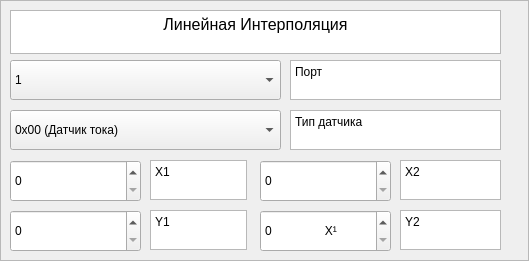
               <widget class="QFrame" name="frame_12">
                <property name="minimumSize">
                 <size>
                  <width>529</width>
                  <height>200</height>
                 </size>
                </property>
                <property name="frameShape">
                 <enum>QFrame::Shape::StyledPanel</enum>
                </property>
                <property name="frameShadow">
                 <enum>QFrame::Shadow::Raised</enum>
                </property>
                <widget class="QComboBox" name="comboBox_9">
                 <property name="geometry">
                  <rect>
                   <x>10</x>
                   <y>110</y>
                   <width>271</width>
                   <height>40</height>
                  </rect>
                 </property>
                 <property name="sizePolicy">
                  <sizepolicy hsizetype="Expanding" vsizetype="Fixed">
                   <horstretch>0</horstretch>
                   <verstretch>0</verstretch>
                  </sizepolicy>
                 </property>
                 <property name="minimumSize">
                  <size>
                   <width>200</width>
                   <height>40</height>
                  </size>
                 </property>
                 <property name="layoutDirection">
                  <enum>Qt::LayoutDirection::LeftToRight</enum>
                 </property>
                 <item>
                  <property name="text">
                   <string>0x00 (Датчик тока)</string>
                  </property>
                 </item>
                 <item>
                  <property name="text">
                   <string>0x01 (Датчик Namur)</string>
                  </property>
                 </item>
                 <item>
                  <property name="text">
                   <string>0x02 (Датчик температуры)</string>
                  </property>
                 </item>
                 <item>
                  <property name="text">
                   <string>0x04 (Датчик напряжения)</string>
                  </property>
                 </item>
                </widget>
                <widget class="QComboBox" name="comboBox_10">
                 <property name="geometry">
                  <rect>
                   <x>10</x>
                   <y>60</y>
                   <width>271</width>
                   <height>40</height>
                  </rect>
                 </property>
                 <property name="sizePolicy">
                  <sizepolicy hsizetype="Expanding" vsizetype="Fixed">
                   <horstretch>0</horstretch>
                   <verstretch>0</verstretch>
                  </sizepolicy>
                 </property>
                 <property name="minimumSize">
                  <size>
                   <width>200</width>
                   <height>40</height>
                  </size>
                 </property>
                 <property name="layoutDirection">
                  <enum>Qt::LayoutDirection::LeftToRight</enum>
                 </property>
                 <item>
                  <property name="text">
                   <string>1</string>
                  </property>
                 </item>
                 <item>
                  <property name="text">
                   <string>2</string>
                  </property>
                 </item>
                 <item>
                  <property name="text">
                   <string>3</string>
                  </property>
                 </item>
                 <item>
                  <property name="text">
                   <string>4</string>
                  </property>
                 </item>
                 <item>
                  <property name="text">
                   <string>5</string>
                  </property>
                 </item>
                 <item>
                  <property name="text">
                   <string>6</string>
                  </property>
                 </item>
                 <item>
                  <property name="text">
                   <string>7</string>
                  </property>
                 </item>
                 <item>
                  <property name="text">
                   <string>8</string>
                  </property>
                 </item>
                </widget>
                <widget class="QSpinBox" name="spinBox_3">
                 <property name="geometry">
                  <rect>
                   <x>260</x>
                   <y>210</y>
                   <width>131</width>
                   <height>42</height>
                  </rect>
                 </property>
                 <property name="sizePolicy">
                  <sizepolicy hsizetype="Expanding" vsizetype="Fixed">
                   <horstretch>0</horstretch>
                   <verstretch>0</verstretch>
                  </sizepolicy>
                 </property>
                 <property name="minimumSize">
                  <size>
                   <width>0</width>
                   <height>42</height>
                  </size>
                 </property>
                 <property name="layoutDirection">
                  <enum>Qt::LayoutDirection::LeftToRight</enum>
                 </property>
                 <property name="styleSheet">
                  <string notr="true"/>
                 </property>
                 <property name="suffix">
                  <string>                X¹</string>
                 </property>
                </widget>
                <widget class="QSpinBox" name="spinBox_5">
                 <property name="geometry">
                  <rect>
                   <x>260</x>
                   <y>160</y>
                   <width>131</width>
                   <height>42</height>
                  </rect>
                 </property>
                 <property name="sizePolicy">
                  <sizepolicy hsizetype="Expanding" vsizetype="Fixed">
                   <horstretch>0</horstretch>
                   <verstretch>0</verstretch>
                  </sizepolicy>
                 </property>
                 <property name="minimumSize">
                  <size>
                   <width>0</width>
                   <height>42</height>
                  </size>
                 </property>
                 <property name="layoutDirection">
                  <enum>Qt::LayoutDirection::LeftToRight</enum>
                 </property>
                </widget>
                <widget class="QSpinBox" name="spinBox_6">
                 <property name="geometry">
                  <rect>
                   <x>10</x>
                   <y>210</y>
                   <width>131</width>
                   <height>42</height>
                  </rect>
                 </property>
                 <property name="sizePolicy">
                  <sizepolicy hsizetype="Expanding" vsizetype="Fixed">
                   <horstretch>0</horstretch>
                   <verstretch>0</verstretch>
                  </sizepolicy>
                 </property>
                 <property name="minimumSize">
                  <size>
                   <width>0</width>
                   <height>42</height>
                  </size>
                 </property>
                 <property name="layoutDirection">
                  <enum>Qt::LayoutDirection::LeftToRight</enum>
                 </property>
                </widget>
                <widget class="QSpinBox" name="spinBox_7">
                 <property name="geometry">
                  <rect>
                   <x>10</x>
                   <y>160</y>
                   <width>131</width>
                   <height>42</height>
                  </rect>
                 </property>
                 <property name="sizePolicy">
                  <sizepolicy hsizetype="Expanding" vsizetype="Fixed">
                   <horstretch>0</horstretch>
                   <verstretch>0</verstretch>
                  </sizepolicy>
                 </property>
                 <property name="minimumSize">
                  <size>
                   <width>0</width>
                   <height>42</height>
                  </size>
                 </property>
                 <property name="layoutDirection">
                  <enum>Qt::LayoutDirection::LeftToRight</enum>
                 </property>
                </widget>
                <widget class="QTextBrowser" name="textBrowser_67">
                 <property name="geometry">
                  <rect>
                   <x>290</x>
                   <y>60</y>
                   <width>211</width>
                   <height>40</height>
                  </rect>
                 </property>
                 <property name="sizePolicy">
                  <sizepolicy hsizetype="Minimum" vsizetype="Expanding">
                   <horstretch>0</horstretch>
                   <verstretch>0</verstretch>
                  </sizepolicy>
                 </property>
                 <property name="minimumSize">
                  <size>
                   <width>97</width>
                   <height>0</height>
                  </size>
                 </property>
                 <property name="maximumSize">
                  <size>
                   <width>16777215</width>
                   <height>40</height>
                  </size>
                 </property>
                 <property name="html">
                  <string>&lt;!DOCTYPE HTML PUBLIC &quot;-//W3C//DTD HTML 4.0//EN&quot; &quot;http://www.w3.org/TR/REC-html40/strict.dtd&quot;&gt;
&lt;html&gt;&lt;head&gt;&lt;meta name=&quot;qrichtext&quot; content=&quot;1&quot; /&gt;&lt;meta charset=&quot;utf-8&quot; /&gt;&lt;style type=&quot;text/css&quot;&gt;
p, li { white-space: pre-wrap; }
hr { height: 1px; border-width: 0; }
li.unchecked::marker { content: &quot;\2610&quot;; }
li.checked::marker { content: &quot;\2612&quot;; }
&lt;/style&gt;&lt;/head&gt;&lt;body style=&quot; font-family:'Noto Sans SC'; font-size:9pt; font-weight:400; font-style:normal;&quot;&gt;
&lt;p style=&quot; margin-top:0px; margin-bottom:0px; margin-left:0px; margin-right:0px; -qt-block-indent:0; text-indent:0px;&quot;&gt;Порт&lt;/p&gt;&lt;/body&gt;&lt;/html&gt;</string>
                 </property>
                </widget>
                <widget class="QTextBrowser" name="textBrowser_68">
                 <property name="geometry">
                  <rect>
                   <x>290</x>
                   <y>110</y>
                   <width>211</width>
                   <height>40</height>
                  </rect>
                 </property>
                 <property name="sizePolicy">
                  <sizepolicy hsizetype="Minimum" vsizetype="Expanding">
                   <horstretch>0</horstretch>
                   <verstretch>0</verstretch>
                  </sizepolicy>
                 </property>
                 <property name="minimumSize">
                  <size>
                   <width>97</width>
                   <height>0</height>
                  </size>
                 </property>
                 <property name="maximumSize">
                  <size>
                   <width>16777215</width>
                   <height>40</height>
                  </size>
                 </property>
                 <property name="html">
                  <string>&lt;!DOCTYPE HTML PUBLIC &quot;-//W3C//DTD HTML 4.0//EN&quot; &quot;http://www.w3.org/TR/REC-html40/strict.dtd&quot;&gt;
&lt;html&gt;&lt;head&gt;&lt;meta name=&quot;qrichtext&quot; content=&quot;1&quot; /&gt;&lt;meta charset=&quot;utf-8&quot; /&gt;&lt;style type=&quot;text/css&quot;&gt;
p, li { white-space: pre-wrap; }
hr { height: 1px; border-width: 0; }
li.unchecked::marker { content: &quot;\2610&quot;; }
li.checked::marker { content: &quot;\2612&quot;; }
&lt;/style&gt;&lt;/head&gt;&lt;body style=&quot; font-family:'Noto Sans SC'; font-size:9pt; font-weight:400; font-style:normal;&quot;&gt;
&lt;p style=&quot; margin-top:0px; margin-bottom:0px; margin-left:0px; margin-right:0px; -qt-block-indent:0; text-indent:0px;&quot;&gt;Тип датчика&lt;/p&gt;&lt;/body&gt;&lt;/html&gt;</string>
                 </property>
                </widget>
                <widget class="QTextBrowser" name="textBrowser_69">
                 <property name="geometry">
                  <rect>
                   <x>150</x>
                   <y>160</y>
                   <width>97</width>
                   <height>40</height>
                  </rect>
                 </property>
                 <property name="sizePolicy">
                  <sizepolicy hsizetype="Minimum" vsizetype="Expanding">
                   <horstretch>0</horstretch>
                   <verstretch>0</verstretch>
                  </sizepolicy>
                 </property>
                 <property name="minimumSize">
                  <size>
                   <width>97</width>
                   <height>0</height>
                  </size>
                 </property>
                 <property name="maximumSize">
                  <size>
                   <width>16777215</width>
                   <height>40</height>
                  </size>
                 </property>
                 <property name="html">
                  <string>&lt;!DOCTYPE HTML PUBLIC &quot;-//W3C//DTD HTML 4.0//EN&quot; &quot;http://www.w3.org/TR/REC-html40/strict.dtd&quot;&gt;
&lt;html&gt;&lt;head&gt;&lt;meta name=&quot;qrichtext&quot; content=&quot;1&quot; /&gt;&lt;meta charset=&quot;utf-8&quot; /&gt;&lt;style type=&quot;text/css&quot;&gt;
p, li { white-space: pre-wrap; }
hr { height: 1px; border-width: 0; }
li.unchecked::marker { content: &quot;\2610&quot;; }
li.checked::marker { content: &quot;\2612&quot;; }
&lt;/style&gt;&lt;/head&gt;&lt;body style=&quot; font-family:'Noto Sans SC'; font-size:9pt; font-weight:400; font-style:normal;&quot;&gt;
&lt;p style=&quot; margin-top:0px; margin-bottom:0px; margin-left:0px; margin-right:0px; -qt-block-indent:0; text-indent:0px;&quot;&gt;Х1&lt;/p&gt;&lt;/body&gt;&lt;/html&gt;</string>
                 </property>
                </widget>
                <widget class="QTextBrowser" name="textBrowser_70">
                 <property name="geometry">
                  <rect>
                   <x>150</x>
                   <y>210</y>
                   <width>97</width>
                   <height>40</height>
                  </rect>
                 </property>
                 <property name="sizePolicy">
                  <sizepolicy hsizetype="Minimum" vsizetype="Expanding">
                   <horstretch>0</horstretch>
                   <verstretch>0</verstretch>
                  </sizepolicy>
                 </property>
                 <property name="minimumSize">
                  <size>
                   <width>97</width>
                   <height>0</height>
                  </size>
                 </property>
                 <property name="maximumSize">
                  <size>
                   <width>16777215</width>
                   <height>40</height>
                  </size>
                 </property>
                 <property name="html">
                  <string>&lt;!DOCTYPE HTML PUBLIC &quot;-//W3C//DTD HTML 4.0//EN&quot; &quot;http://www.w3.org/TR/REC-html40/strict.dtd&quot;&gt;
&lt;html&gt;&lt;head&gt;&lt;meta name=&quot;qrichtext&quot; content=&quot;1&quot; /&gt;&lt;meta charset=&quot;utf-8&quot; /&gt;&lt;style type=&quot;text/css&quot;&gt;
p, li { white-space: pre-wrap; }
hr { height: 1px; border-width: 0; }
li.unchecked::marker { content: &quot;\2610&quot;; }
li.checked::marker { content: &quot;\2612&quot;; }
&lt;/style&gt;&lt;/head&gt;&lt;body style=&quot; font-family:'Noto Sans SC'; font-size:9pt; font-weight:400; font-style:normal;&quot;&gt;
&lt;p style=&quot; margin-top:0px; margin-bottom:0px; margin-left:0px; margin-right:0px; -qt-block-indent:0; text-indent:0px;&quot;&gt;Y1&lt;/p&gt;&lt;/body&gt;&lt;/html&gt;</string>
                 </property>
                </widget>
                <widget class="QTextBrowser" name="textBrowser_71">
                 <property name="geometry">
                  <rect>
                   <x>400</x>
                   <y>160</y>
                   <width>101</width>
                   <height>40</height>
                  </rect>
                 </property>
                 <property name="sizePolicy">
                  <sizepolicy hsizetype="Minimum" vsizetype="Expanding">
                   <horstretch>0</horstretch>
                   <verstretch>0</verstretch>
                  </sizepolicy>
                 </property>
                 <property name="minimumSize">
                  <size>
                   <width>97</width>
                   <height>0</height>
                  </size>
                 </property>
                 <property name="maximumSize">
                  <size>
                   <width>16777215</width>
                   <height>40</height>
                  </size>
                 </property>
                 <property name="html">
                  <string>&lt;!DOCTYPE HTML PUBLIC &quot;-//W3C//DTD HTML 4.0//EN&quot; &quot;http://www.w3.org/TR/REC-html40/strict.dtd&quot;&gt;
&lt;html&gt;&lt;head&gt;&lt;meta name=&quot;qrichtext&quot; content=&quot;1&quot; /&gt;&lt;meta charset=&quot;utf-8&quot; /&gt;&lt;style type=&quot;text/css&quot;&gt;
p, li { white-space: pre-wrap; }
hr { height: 1px; border-width: 0; }
li.unchecked::marker { content: &quot;\2610&quot;; }
li.checked::marker { content: &quot;\2612&quot;; }
&lt;/style&gt;&lt;/head&gt;&lt;body style=&quot; font-family:'Noto Sans SC'; font-size:9pt; font-weight:400; font-style:normal;&quot;&gt;
&lt;p style=&quot; margin-top:0px; margin-bottom:0px; margin-left:0px; margin-right:0px; -qt-block-indent:0; text-indent:0px;&quot;&gt;X2&lt;/p&gt;&lt;/body&gt;&lt;/html&gt;</string>
                 </property>
                </widget>
                <widget class="QTextBrowser" name="textBrowser_72">
                 <property name="geometry">
                  <rect>
                   <x>400</x>
                   <y>210</y>
                   <width>101</width>
                   <height>40</height>
                  </rect>
                 </property>
                 <property name="sizePolicy">
                  <sizepolicy hsizetype="Minimum" vsizetype="Expanding">
                   <horstretch>0</horstretch>
                   <verstretch>0</verstretch>
                  </sizepolicy>
                 </property>
                 <property name="minimumSize">
                  <size>
                   <width>97</width>
                   <height>0</height>
                  </size>
                 </property>
                 <property name="maximumSize">
                  <size>
                   <width>16777215</width>
                   <height>40</height>
                  </size>
                 </property>
                 <property name="html">
                  <string>&lt;!DOCTYPE HTML PUBLIC &quot;-//W3C//DTD HTML 4.0//EN&quot; &quot;http://www.w3.org/TR/REC-html40/strict.dtd&quot;&gt;
&lt;html&gt;&lt;head&gt;&lt;meta name=&quot;qrichtext&quot; content=&quot;1&quot; /&gt;&lt;meta charset=&quot;utf-8&quot; /&gt;&lt;style type=&quot;text/css&quot;&gt;
p, li { white-space: pre-wrap; }
hr { height: 1px; border-width: 0; }
li.unchecked::marker { content: &quot;\2610&quot;; }
li.checked::marker { content: &quot;\2612&quot;; }
&lt;/style&gt;&lt;/head&gt;&lt;body style=&quot; font-family:'Noto Sans SC'; font-size:9pt; font-weight:400; font-style:normal;&quot;&gt;
&lt;p style=&quot; margin-top:0px; margin-bottom:0px; margin-left:0px; margin-right:0px; -qt-block-indent:0; text-indent:0px;&quot;&gt;Y2&lt;/p&gt;&lt;/body&gt;&lt;/html&gt;</string>
                 </property>
                </widget>
                <widget class="QTextBrowser" name="textBrowser_81">
                 <property name="geometry">
                  <rect>
                   <x>10</x>
                   <y>10</y>
                   <width>491</width>
                   <height>44</height>
                  </rect>
                 </property>
                 <property name="sizePolicy">
                  <sizepolicy hsizetype="Minimum" vsizetype="Expanding">
                   <horstretch>0</horstretch>
                   <verstretch>0</verstretch>
                  </sizepolicy>
                 </property>
                 <property name="minimumSize">
                  <size>
                   <width>97</width>
                   <height>44</height>
                  </size>
                 </property>
                 <property name="maximumSize">
                  <size>
                   <width>16777215</width>
                   <height>40</height>
                  </size>
                 </property>
                 <property name="verticalScrollBarPolicy">
                  <enum>Qt::ScrollBarPolicy::ScrollBarAlwaysOff</enum>
                 </property>
                 <property name="horizontalScrollBarPolicy">
                  <enum>Qt::ScrollBarPolicy::ScrollBarAlwaysOff</enum>
                 </property>
                 <property name="html">
                  <string>&lt;!DOCTYPE HTML PUBLIC &quot;-//W3C//DTD HTML 4.0//EN&quot; &quot;http://www.w3.org/TR/REC-html40/strict.dtd&quot;&gt;
&lt;html&gt;&lt;head&gt;&lt;meta name=&quot;qrichtext&quot; content=&quot;1&quot; /&gt;&lt;meta charset=&quot;utf-8&quot; /&gt;&lt;style type=&quot;text/css&quot;&gt;
p, li { white-space: pre-wrap; }
hr { height: 1px; border-width: 0; }
li.unchecked::marker { content: &quot;\2610&quot;; }
li.checked::marker { content: &quot;\2612&quot;; }
&lt;/style&gt;&lt;/head&gt;&lt;body style=&quot; font-family:'Noto Sans SC'; font-size:9pt; font-weight:400; font-style:normal;&quot;&gt;
&lt;p align=&quot;center&quot; style=&quot; margin-top:0px; margin-bottom:0px; margin-left:0px; margin-right:0px; -qt-block-indent:0; text-indent:0px;&quot;&gt;&lt;span style=&quot; font-size:12pt;&quot;&gt;Линейная Интерполяция&lt;/span&gt;&lt;/p&gt;&lt;/body&gt;&lt;/html&gt;</string>
                 </property>
                </widget>
               </widget>
